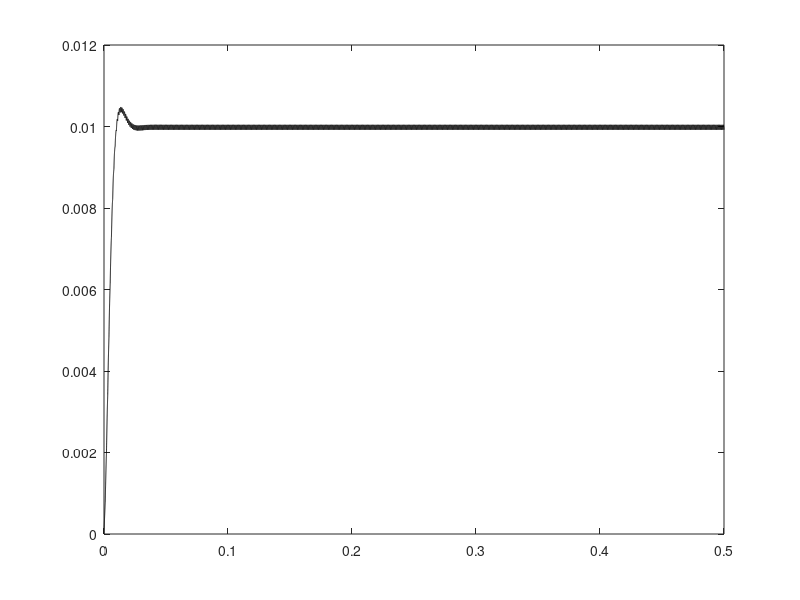

This chart was generated by the following MATLAB code:
clear;
dt = 0.00001;
T = 0.2;
t = 0:dt:(T-dt);
tf = 0:dt:0.07;
tf = 0:dt:0.5;
fs = 1/dt;
o_threshold = 0.0003;

fc = 50;
[b,a] = butter(2,2*fc/fs);

dt_p = 100*dt;
y = zeros(numel(tf),1);
y(mod(int32(tf/dt),int32(dt_p/dt)) == 0) = 1;

y_filter=filter(b,a,y);
figure;
plot(tf,y_filter,'k');
hold on
return

length_range = [0,0.7];
f_range = [50,1920];
p = polyfit(length_range,f_range,1);

length_threshold = 0.7:-0.01:0.01;
length_current = 0.7;
length_diff = zeros(length(length_threshold),1);
u_freq = length_diff;
for i=1:length(length_threshold)
    length_diff(i) = length_current - length_threshold(i);

    f1 = polyval(p,length_current);
    dt_p_current = 1/f1;
    y_current = zeros(numel(tf),1);
    y_current(mod(int32(tf/dt),int32(dt_p_current/dt)) == 0) = 1;
    
    f2 = polyval(p,length_threshold(i));
    dt_p_threshold = 1/f2;
    y_threshold = zeros(numel(tf),1);
    y_threshold(mod(int32(tf/dt),int32(dt_p_threshold/dt)) == 0) = 1;

    y_filter = filter(b,a,y_current-y_threshold);
    for j=1:length(tf)
        if y_filter(j) > o_threshold
            u_freq(i) = 1/tf(j);
            break
        end
    end
end
plot(length_diff, u_freq,'k');
xlabel('length difference');
ylabel('output frequency');
return

multiplier = 10:5:2000;
output_f = zeros(length(multiplier),1);
input_f = output_f;
output = zeros(numel(t),1);

for ic = 1:length(multiplier)
    dt_p = multiplier(ic)*dt;
    input_f(ic) = 1/dt_p;
    y = zeros(numel(tf),1);
    y(mod(int32(tf/dt),int32(dt_p/dt)) == 0) = 1;
    y_filter=filter(b,a,y);
    for i=1:length(tf)
        if y_filter(i) > o_threshold
            output_f(ic) = 1/tf(i);
            break
        end
    end
end
figure;
plot(input_f, output_f,'k');
xlabel('input frequency');
ylabel('output frequency');
return

j = 1;
output = zeros(numel(t),1);
for i=1:length(t)
    if (i==1) || (output(i-1)>o_threshold)
        dt_p = 100*dt;
        y = zeros(numel(tf),1);
        y(mod(int32(tf/dt),int32(dt_p/dt)) == 0) = 1;

        dt_p_rf = 110*dt;
        y_rf = zeros(numel(tf),1);
        y_rf(mod(int32(tf/dt),int32(dt_p_rf/dt)) == 0) = 1;

        y_filter=filter(b,a,y-y_rf);
        output(i)=0;
        j=1;
    end
    output(i)=y_filter(j);
    j=j+1;
end
figure;
plot(t,output,'k');
xlabel('time');
ylabel('potential');











